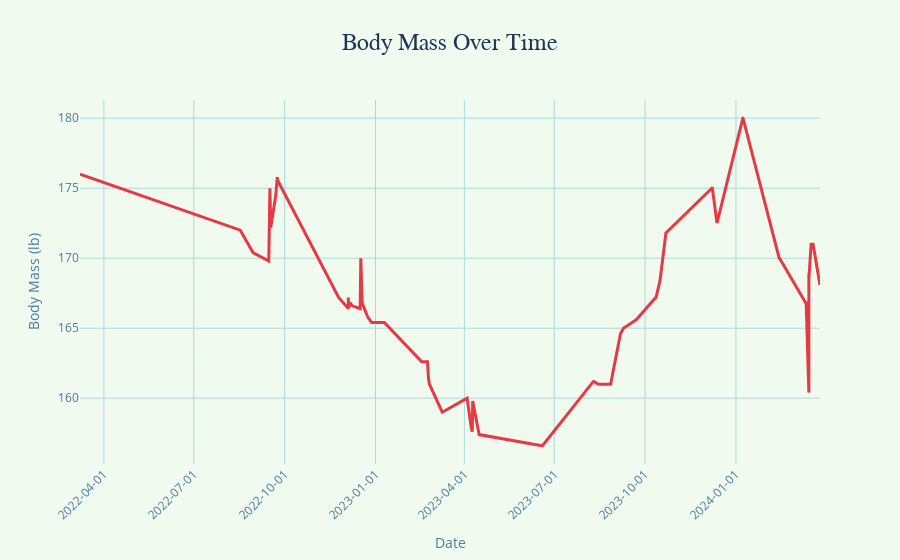

Notebook cell for this chart:
### Code cell
import pandas as pd
import plotly.express as px

# Base path where your data is located
base_path = '/Users/ngirmay/Documents/GitHub/ironman_retrospective/apple_health/health_data_exported/'

# Specific file for body mass data
body_mass_file = 'HKQuantityTypeIdentifierBodyMass_2024-04-99_18-30-56_SimpleHealthExportCSV.csv'

# Full path to the body mass file
body_mass_file_path = base_path + body_mass_file

# Load the dataset for body mass
df_body_mass = pd.read_csv(body_mass_file_path, sep=',', skiprows=1)

# Convert 'startDate' to datetime format
df_body_mass['startDate'] = pd.to_datetime(df_body_mass['startDate'])

# Apply the Coolors color scheme
colors = {
    'line': '#E63946',  # Red for the line
    'background': '#F1FAEE',  # Light cream for the background
    'grid': '#A8DADC',  # Light teal for grid lines
    'title': '#1D3557',  # Dark blue for title
    'axes': '#457B9D'  # Steel blue for axes labels
}

# Create the interactive line plot with Plotly for body mass
fig = px.line(df_body_mass, x='startDate', y='value', 
              title='Body Mass Over Time', 
              labels={'value': 'Body Mass (lb)', 'startDate': 'Date'})

# Update layout to match the color scheme and center the title
fig.update_layout(
    plot_bgcolor=colors['background'],  # Set background color
    paper_bgcolor=colors['background'],  # Paper (overall background)
    title_font=dict(size=24, color=colors['title'], family="Arial"),  # Title font styling
    title_x=0.5,  # Center the title
    xaxis=dict(tickformat='%Y-%m-%d', gridcolor=colors['grid'], tickangle=-45),  # Combine x-axis settings
    yaxis=dict(gridcolor=colors['grid']),  # Set gridline color for y-axis
    font=dict(color=colors['axes']),  # Set font color for axes labels
    xaxis_title='Date',
    yaxis_title='Body Mass (lb)',
    showlegend=False  # Hide the legend
)

# Static line color
fig.update_traces(line_color=colors['line'], line_width=3)

# Show interactive plot
fig.show()

### Figure 1 — Plotly figure (JSON) as saved in the notebook; plotly's stock layout.template omitted (floating-point values rounded to 4 significant figures)
{"data": [{"hovertemplate": "Date=%{x}<br>Body Mass (lb)=%{y}<extra></extra>", "legendgroup": "", "line": {"color": "#E63946", "dash": "solid", "width": 3}, "marker": {"symbol": "circle"}, "mode": "lines", "name": "", "orientation": "v", "showlegend": false, "type": "scatter", "x": ["2022-03-07T19:02:01+00:00", "2022-08-17T01:04:50+00:00", "2022-08-17T01:06:10+00:00", "2022-08-29T22:32:46+00:00", "2022-09-14T22:34:17+00:00", "2022-09-16T02:01:59+00:00", "2022-09-16T22:15:16+00:00", "2022-09-21T20:25:38+00:00", "2022-09-21T20:35:06+00:00", "2022-09-21T20:35:35+00:00", "2022-09-23T15:03:23+00:00", "2022-09-23T15:03:41+00:00", "2022-09-23T15:03:41+00:00", "2022-09-23T15:03:41+00:00", "2022-09-23T15:03:41+00:00", "2022-09-23T15:03:41+00:00", "2022-09-23T15:03:41+00:00", "2022-09-23T15:03:41+00:00", "2022-09-23T15:10:43+00:00", "2022-11-24T15:28:14+00:00", "2022-12-04T12:14:54+00:00", "2022-12-04T12:15:46+00:00", "2022-12-04T12:16:12+00:00", "2022-12-04T12:16:58+00:00", "2022-12-04T12:16:58+00:00", "2022-12-04T12:16:58+00:00", "2022-12-04T12:16:58+00:00", "2022-12-04T12:17:25+00:00", "2022-12-04T12:17:34+00:00", "2022-12-06T11:12:58+00:00", "2022-12-08T12:14:50+00:00", "2022-12-16T11:10:23+00:00", "2022-12-17T02:47:12+00:00", "2022-12-17T02:47:12+00:00", "2022-12-17T02:47:12+00:00", "2022-12-17T02:47:12+00:00", "2022-12-18T11:45:17+00:00", "2022-12-24T02:58:35+00:00", "2022-12-28T03:32:00+00:00", "2023-01-10T02:50:26+00:00", "2023-02-16T18:49:42+00:00", "2023-02-22T15:26:08+00:00", "2023-02-22T15:26:08+00:00", "2023-02-22T15:26:08+00:00", "2023-02-22T15:26:08+00:00", "2023-02-22T15:26:08+00:00", "2023-02-23T15:51:51+00:00", "2023-02-24T15:08:21+00:00", "2023-03-09T13:21:58+00:00", "2023-04-03T18:59:11+00:00", "2023-04-07T17:53:34+00:00", "2023-04-08T23:38:54+00:00", "2023-04-09T10:25:38+00:00", "2023-04-09T10:25:38+00:00", "2023-04-15T22:15:13+00:00", "2023-06-18T13:57:36+00:00", "2023-06-18T13:57:54+00:00", "2023-06-19T01:52:00+00:00", "2023-08-09T15:34:14+00:00", "2023-08-10T01:52:00+00:00", "2023-08-14T14:33:30+00:00", "2023-08-15T01:52:00+00:00", "2023-08-26T17:21:49+00:00", "2023-08-27T01:52:00+00:00", "2023-09-06T01:10:26+00:00", "2023-09-06T01:10:43+00:00", "2023-09-06T01:52:00+00:00", "2023-09-08T13:05:23+00:00", "2023-09-09T01:52:00+00:00", "2023-09-21T21:52:09+00:00", "2023-09-21T21:52:23+00:00", "2023-09-22T01:52:00+00:00", "2023-10-11T16:49:13+00:00", "2023-10-11T16:49:42+00:00", "2023-10-12T01:52:00+00:00", "2023-10-16T01:52:00+00:00", "2023-10-16T02:38:59+00:00", "2023-10-21T18:57:53+00:00", "2023-10-22T01:52:00+00:00", "2023-12-07T14:42:56+00:00", "2023-12-08T02:52:00+00:00", "2023-12-12T14:07:40+00:00", "2023-12-13T02:52:00+00:00", "2024-01-07T22:26:38+00:00", "2024-01-08T02:52:00+00:00", "2024-02-13T18:19:31+00:00", "2024-02-14T02:52:00+00:00", "2024-03-11T16:37:16+00:00", "2024-03-12T01:52:00+00:00", "2024-03-14T19:32:20+00:00", "2024-03-14T19:37:58+00:00", "2024-03-15T01:52:00+00:00", "2024-03-17T01:38:33+00:00", "2024-03-17T01:52:00+00:00", "2024-03-18T12:30:28+00:00", "2024-03-19T01:52:00+00:00", "2024-03-25T18:39:03+00:00", "2024-03-25T18:39:11+00:00", "2024-03-26T01:52:00+00:00"], "xaxis": "x", "y": [176, 172, 172, 170.4, 169.8, 175, 172.2, 174.4, 174.4, 174.4, 175.8, 175.8, 175.8, 175.8, 175.8, 175.8, 175.8, 175.8, 175.6, 167.2, 166.4, 166.4, 166.4, 167.2, 167.2, 167.2, 167.2, 167.2, 166.4, 166.8, 166.6, 166.4, 170, 170, 170, 170, 166.8, 165.8, 165.4, 165.4, 162.6, 162.6, 162.6, 162.6, 162.6, 162.6, 161.4, 161, 159, 160, 158, 157.6, 159.8, 159.8, 157.4, 156.6, 156.6, 156.6, 161.2, 161.2, 161, 161, 161, 161, 164.6, 164.6, 164.6, 165, 165, 165.6, 165.6, 165.6, 167.2, 167.2, 167.2, 168.4, 168.4, 171.8, 171.8, 175, 175, 172.6, 172.6, 180, 180, 170, 170, 166.8, 166.8, 160.4, 168.8, 168.8, 171, 171, 171, 171, 168.2, 168.2, 168.2], "yaxis": "y"}], "layout": {"font": {"color": "#457B9D"}, "legend": {"tracegroupgap": 0}, "paper_bgcolor": "#F1FAEE", "plot_bgcolor": "#F1FAEE", "showlegend": false, "title": {"font": {"color": "#1D3557", "family": "Arial", "size": 24}, "text": "Body Mass Over Time", "x": 0.5}, "xaxis": {"anchor": "y", "domain": [0, 1], "gridcolor": "#A8DADC", "tickangle": -45, "tickformat": "%Y-%m-%d", "title": {"text": "Date"}}, "yaxis": {"anchor": "x", "domain": [0, 1], "gridcolor": "#A8DADC", "title": {"text": "Body Mass (lb)"}}}}
